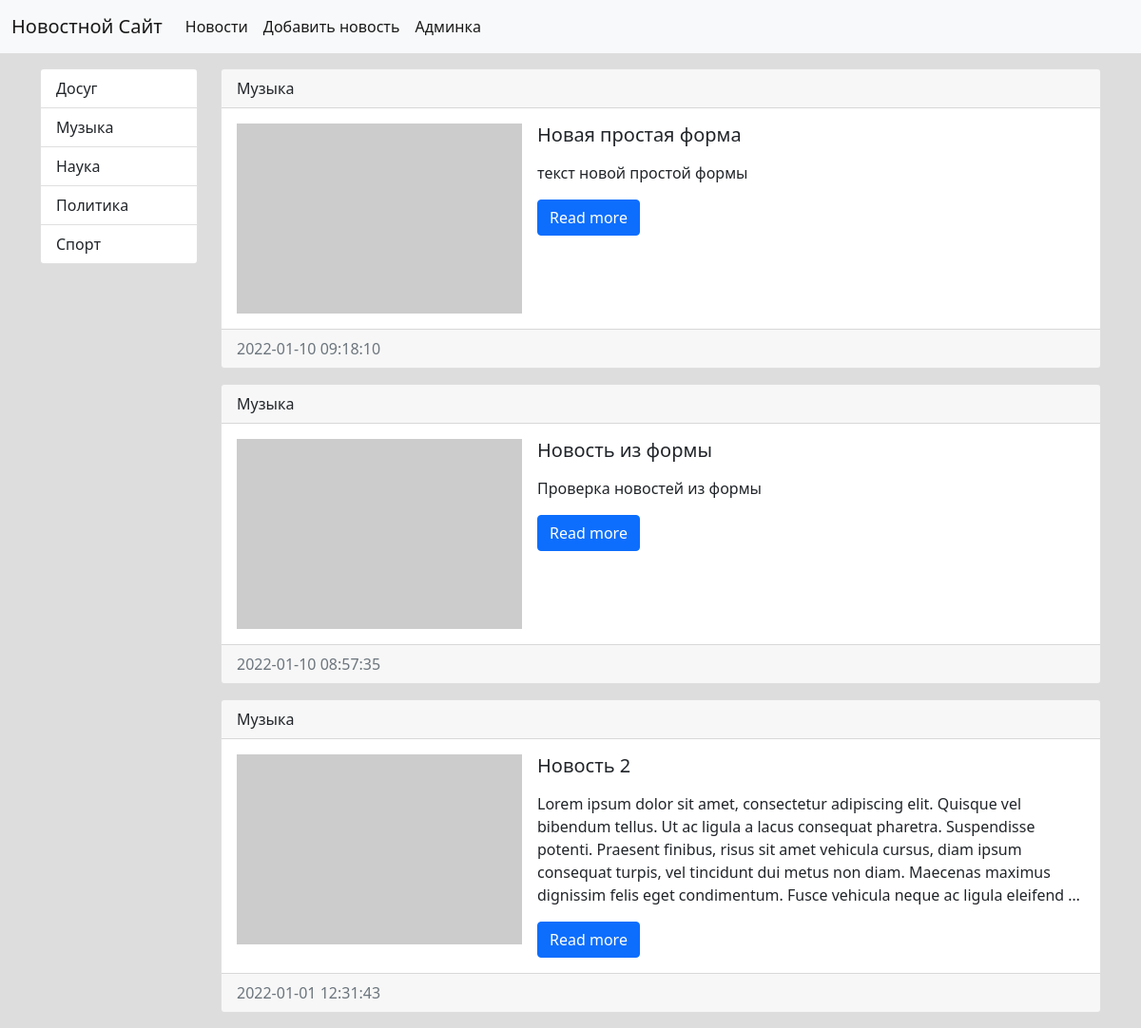
Screenshot of /category/3/ with the database file from the repository.
### news/models.py (models this page shows, shortened)
class Category(models.Model):
    title = models.CharField(max_length=150, db_index=True, verbose_name='Категория')
    def get_absolute_url(self):
        return reverse('category', kwargs={"category_id": self.pk})
    def __str__(self):
        return self.title
    class Meta:
        verbose_name = 'категория'
        verbose_name_plural = 'категории'
        ordering = ['title']

class News(models.Model):
    title = models.CharField(max_length=150, verbose_name='Наименование')
    content = models.TextField(blank=True, verbose_name='Контент')
    created_at = models.DateTimeField(auto_now_add=True, verbose_name='Дата создания')
    updated_at = models.DateTimeField(auto_now=True, verbose_name='Дата изменения')
    photo = models.ImageField(upload_to='photos/%Y/%m/%d', verbose_name='Фото', blank=True)
    is_published = models.BooleanField(default=True, verbose_name='Опубликовано')
    category = models.ForeignKey('Category', on_delete=models.PROTECT)
    def get_absolute_url(self):
        return reverse('news_view', kwargs={"news_id": self.pk})
    class Meta:
        verbose_name = 'новость'
        verbose_name_plural = 'новости'
        ordering = ['-created_at']

### news/views.py (the view)
# urls.py: path('category/<int:category_id>/', get_category, name='category'),
def get_category(request, category_id):
    news = News.objects.filter(category_id=category_id)
    category = Category.objects.get(pk=category_id)
    context = {
        'news': news,
        'category': category,
    }
    return render(request, 'news/category.html', context)

### news/templatetags/news_tags.py (called while the page is built)
@register.inclusion_tag('news/list_categories.html')
def show_categories():
    categories = Category.objects.all()
    return {"categories": categories, }

### news/templates/news/category.html (shortened to what this page needs)
{% extends 'base.html' %}
{% block sidebar %}
{% include 'inc/_sidebar.html' %}
{% endblock %}
{% block content %}
            {% for item in news %}
                <div class="card mb-3">
                    <div class="card-header">
                        {{ item.category }}
                    </div>
                    <div class="card-body">
                        <div class="d-flex">
                            <div class="flex-shrink-0">
                                {% if item.photo %}
                                    <img src="{{ item.photo.url }}" width="300" alt="" class="mr-3">
                                {% else %}
                                    <img src="https://picsum.photos/300/200.webp?random={{ forloop.counter }}" alt="">
                                {% endif %}
                            </div>
                            <div class="flex-grow-1 ms-3">
                                <h5 class="card-title">{{ item.title }}</h5>
                                <p class="card-text">{{ item.content|linebreaks|truncatewords:50 }}</p>
                                <a href="{{ item.get_absolute_url }}" class="btn btn-primary">Read more</a>
                            </div>
                        </div>
                    </div>
                    <div class="card-footer text-muted">
                        {{ item.created_at|date:"Y-m-d H:i:s" }}
                    </div>
                </div>
            {% endfor %}
{% endblock %}

### news/templates/news/list_categories.html
<div class="list-group">
    {% for item in categories %}
        <a href="{{  item.get_absolute_url }}" class="list-group-item list-group-item-action">{{ item.title }}</a>
    {% endfor %}
</div>

### SimpleDjangoApp/static/css/style.css (style rules this page uses)
body { background-color: #ddd; }

### rows the page displays
Category: title "Досуг"
Category: title "Музыка"
Category: title "Наука"
Category: title "Политика"
Category: title "Спорт"
News: category "Музыка", title "Новая простая форма", content "текст новой простой формы", created_at "2022-01-10 09:18:10"
News: category "Музыка", title "Новость из формы", content "Проверка новостей из формы", created_at "2022-01-10 08:57:35"
News: category "Музыка", title "Новость 2", content "Lorem ipsum dolor sit amet, consectetur adipiscing elit. Quisque vel bibendum tellus. Ut ac ligula a lacus consequat pharetra. Suspendisse potenti. Praesent finibus, risus sit amet vehicula cursus, diam ipsum consequat turpis, vel tincidunt dui metus non diam. Maecenas maximus dignissim felis eget condimentum. Fusce vehicula neque ac ligula eleifend …", created_at "2022-01-01 12:31:43"
